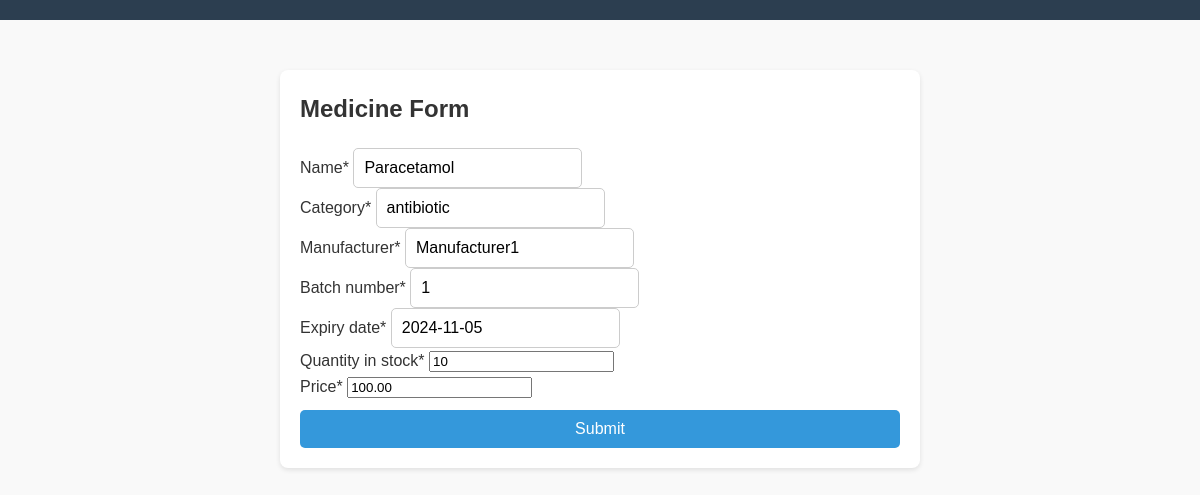
The app's page /medicines/1/edit/ with its own data.
### core/models.py (models this page shows, shortened)
class Medicine(models.Model):
    medicine_id = models.AutoField(primary_key=True)
    name = models.CharField(max_length=255)
    category = models.CharField(max_length=255)  # e.g., antibiotic, painkiller
    manufacturer = models.CharField(max_length=255)
    batch_number = models.CharField(max_length=255)
    expiry_date = models.DateField()
    quantity_in_stock = models.IntegerField()
    price = models.DecimalField(max_digits=10, decimal_places=2)

### core/views.py (the view)
# urls.py: path('medicines/<int:pk>/edit/', MedicineUpdateView.as_view(), name='medicine_update'),
class MedicineUpdateView(UpdateView):
    model = Medicine
    fields = ['name', 'category', 'manufacturer', 'batch_number', 'expiry_date', 'quantity_in_stock', 'price']
    template_name = 'core/medicine/form.html'
    success_url = reverse_lazy('medicine_list')

### core/templates/core/medicine/form.html (shortened to what this page needs)
{% extends "core/base/base_form.html" %}
{% block form_title %}Medicine Form{% endblock %}

### core/templates/core/base/base_form.html (shortened to what this page needs)
{% load static %}
{% load crispy_forms_tags %}
<!DOCTYPE html>
<html lang="en">
<head>
    <link rel="stylesheet" href="{% static 'core/base_form.css' %}">
</head>
<body>
    <header>
    </header>
    <main>
        <h2>{% block form_title %}Form{% endblock %}</h2>
        <form method="post">
            {{ form|crispy }}
            <button type="submit">Submit</button>
        </form>
    </main>
</body>
</html>

### core/static/core/base_form.css (style rules this page uses)
body, h2, p { margin: 0; padding: 0; }
body { font-family: Arial, sans-serif; line-height: 1.6; background-color: #f9f9f9; color: #333; }
header { background: #2c3e50; color: #ffffff; padding: 10px 0; text-align: center; }
main { max-width: 600px; margin: 50px auto; padding: 20px; background: #ffffff; border-radius: 8px; box-shadow: 0 2px 5px rgba(0, 0, 0, 0.1); }
h2 { margin-bottom: 20px; font-size: 1.5em; }
form { display: flex; flex-direction: column; }
input[type="text"], input[type="email"], input[type="password"], textarea, select { padding: 10px; border: 1px solid #ccc; border-radius: 5px; font-size: 1em; transition: border-color 0.3s; }
button { padding: 10px; background-color: #3498db; color: white; border: none; border-radius: 5px; cursor: pointer; font-size: 1em; margin-top: 10px; }

### records on screen
Medicine: name "Paracetamol", category "antibiotic", manufacturer "Manufacturer1", batch_number "1", expiry_date "2024-11-05", quantity_in_stock "10", price "100.00"
